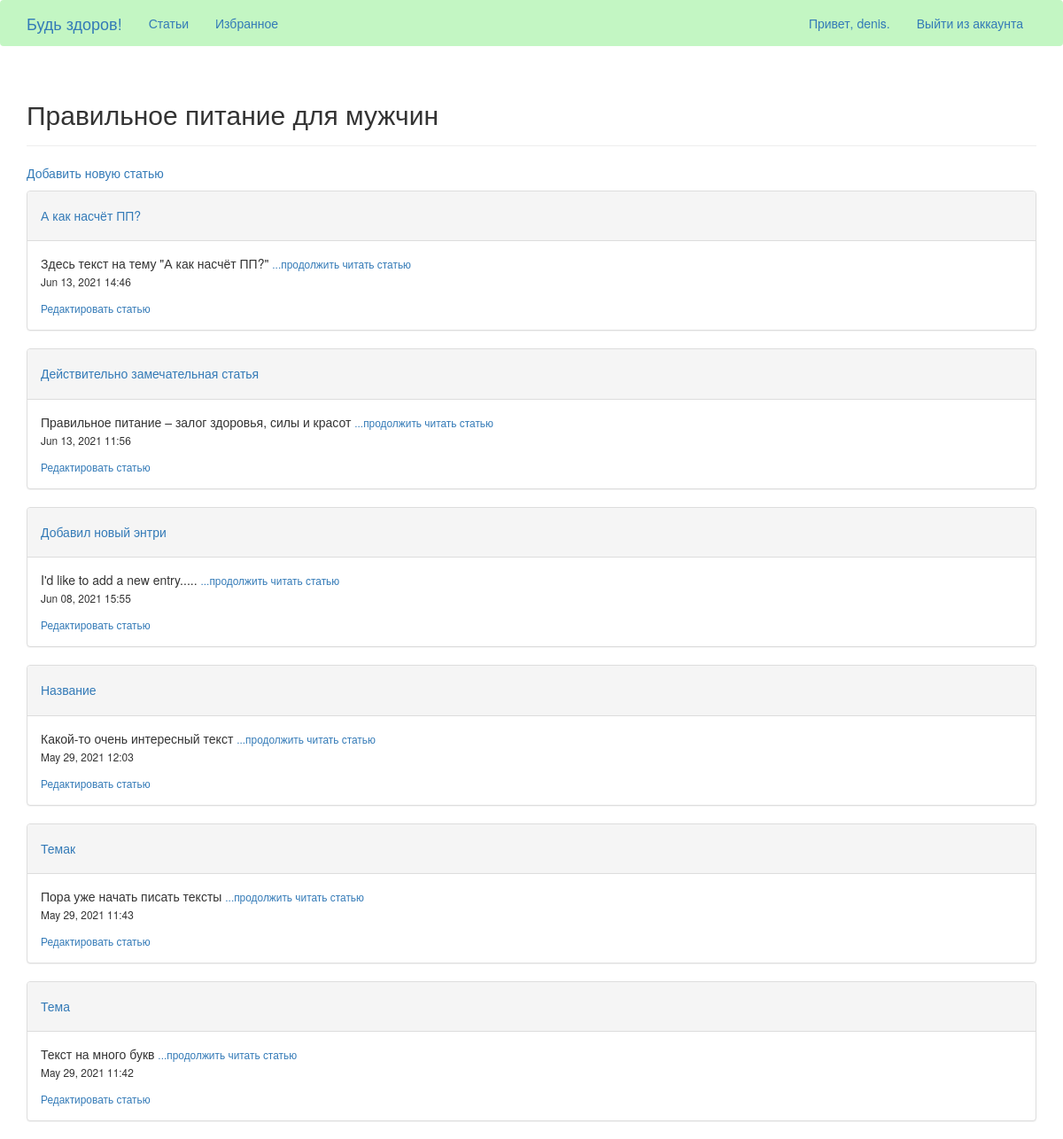
Page /topics/1/ (signed in) on the earlier database version.
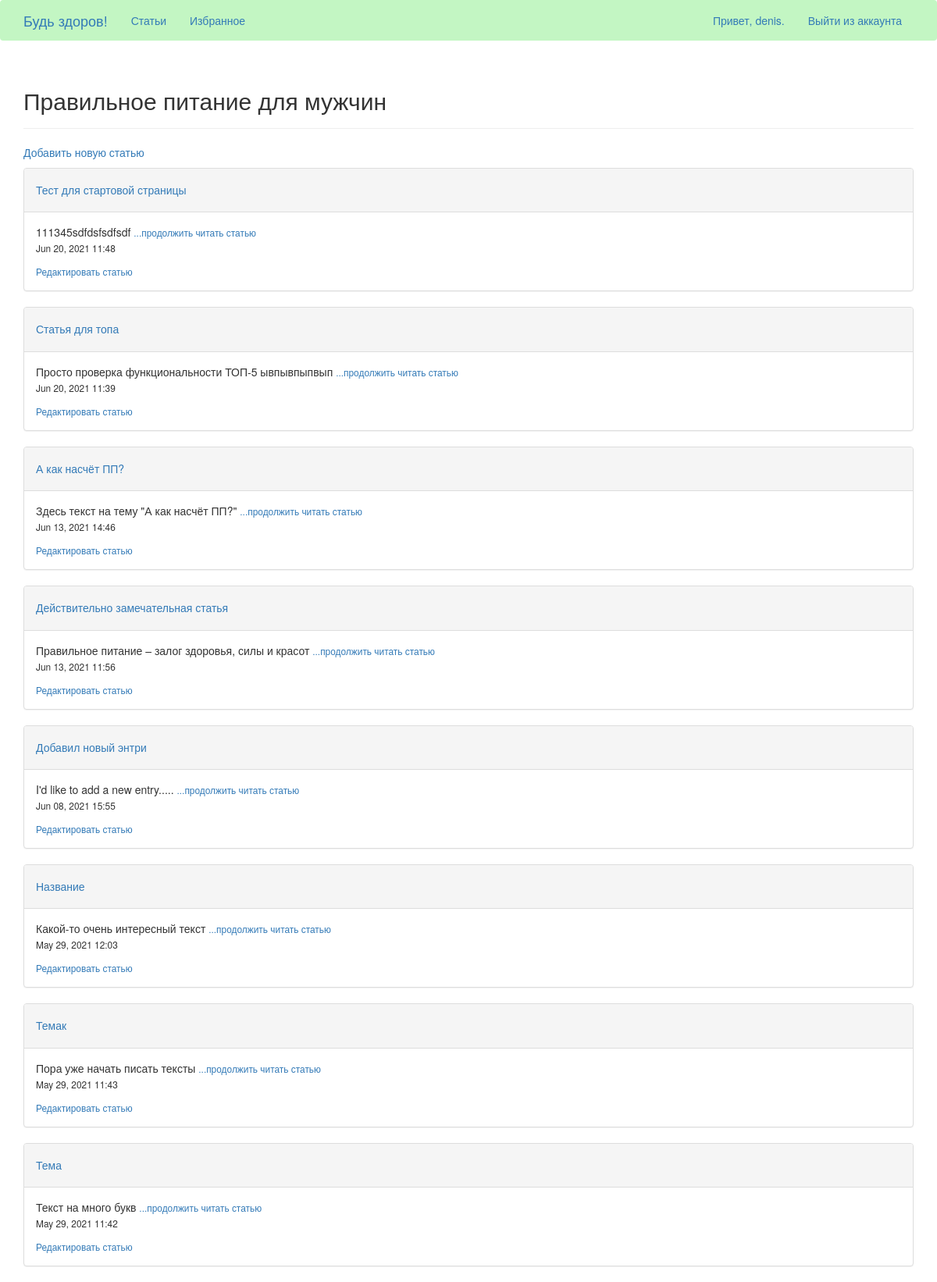
Same page on the later database version.
### learning_logs/models.py (models this page shows, shortened)
class Topic(models.Model):
    text = models.CharField(max_length=200)
    date_added = models.DateTimeField(auto_now_add=True)
    owner=models.ForeignKey(User, on_delete=models.CASCADE)
    def __str__(self):
        return self.text

class Entry(models.Model):
    topic = models.ForeignKey(Topic, on_delete=models.CASCADE)
    title = models.CharField(max_length=50)
    text = models.TextField()
    date_added = models.DateTimeField(auto_now_add=True)
    like = models.ManyToManyField(User, blank=True)
    class Meta:
        verbose_name_plural = 'entries'

### learning_logs/views.py (the view)
# urls.py: url(r'^topics/(?P<topic_id>\d+)/$', views.topic, name='topic'),
@login_required
def topic(request, topic_id):
    topic = Topic.objects.get(id=topic_id)
    read_more = '...продолжить читать статью'
    entries = topic.entry_set.order_by('-date_added')
    for entry in entries:
        if len(entry.text) > 50:
            entry.text = entry.text[:50]
    context = {'topic': topic, 'entries':entries, 'read_more':read_more}
    return render(request, 'learning_logs/topic.html', context)

### learning_logs/templates/learning_logs/topic.html
{% extends 'learning_logs/base.html' %}
{% block header %}
  <h2>{{ topic }}</h2>
{% endblock header %}
{% block content %}
<p>
  <a href="{% url 'new_entry' topic.id %}">Добавить новую статью</a>
</p>
{% for entry in entries %}
  <div class="panel panel-default">
  <div class="panel-heading">
  <h5>
  <a href="{% url 'entry' entry.id %}"> {{entry.title}}</a>
  </h5>
  </div>
  <div class="panel-body">
    {{ entry.text }}
    <small>
    <a href="{% url 'entry' entry.id %}">{{ read_more }}</a>
    </small>
  <p>
    <small>
      {{ entry.date_added|date:'M d, Y H:i' }}
    </small>
  </p>
    <small>
      <a href="{% url 'edit_entry' entry.id %}">Редактировать статью</a>
    </small>
  </div>
  </div>
{% empty %}
  Упс! По данной теме ещё нет ни одной статьи... Станьте первым, жмите на ссылку
  "Добавить новую статью"!
{% endfor %}
{% endblock content %}

### learning_logs/templates/learning_logs/base.html (shortened to what this page needs)
{% load bootstrap3 %}
<!DOCTYPE html>
<html lang="en">
  <head>
    {% bootstrap_css %}
  </head>
  <body>
  <nav class="navbar navbar-light"  style="background-color: #c3f6c3" navbar-static-top">
    <div class="container">
      <div class="navbar-header">
        <a class="navbar-brand" href="{% url 'index' %}">
          Будь здоров! </a>
      </div>
      <div id="navbar" class="navbar-collapse collapse">
        <ul class="nav navbar-nav">
          <li><a href="{% url 'topics' %}">Статьи</a></li>
          <li><a href="{% url 'favourites' %}">Избранное</a></li>
        </ul>
        <ul class="nav navbar-nav navbar-right">
          {% if user.is_authenticated %}
            <li><a>Привет, {{ user.username }}.</a></li>
            <li><a href="{% url 'users:logout' %}">Выйти из аккаунта</a></li>
          {% else %}
            <li><a href="{% url 'users:register' %}">Зарегистрироваться</a></li>
            <li><a href="{% url 'users:login' %}">Войти в аккаунт</a></li>
          {% endif %}
        </ul>
        </div>
      </div>
    </nav>
    <div class="container">
      <div class="page-header">
        {% block header %}{% endblock header %}
      </div>
      <div>
        {% block content %}{% endblock content %}
      </div>
    </div>
  </body>
</html>

Differences in the rows shown:
added Entry: title "Тест для стартовой страницы", text "111345sdfdsfsdfsdf", read_more "...продолжить читать статью", date_added "Jun 20, 2021 11:48"
added Entry: title "Статья для топа", text "Просто проверка функциональности ТОП-5 ывпывпыпвып", read_more "...продолжить читать статью", date_added "Jun 20, 2021 11:39"
